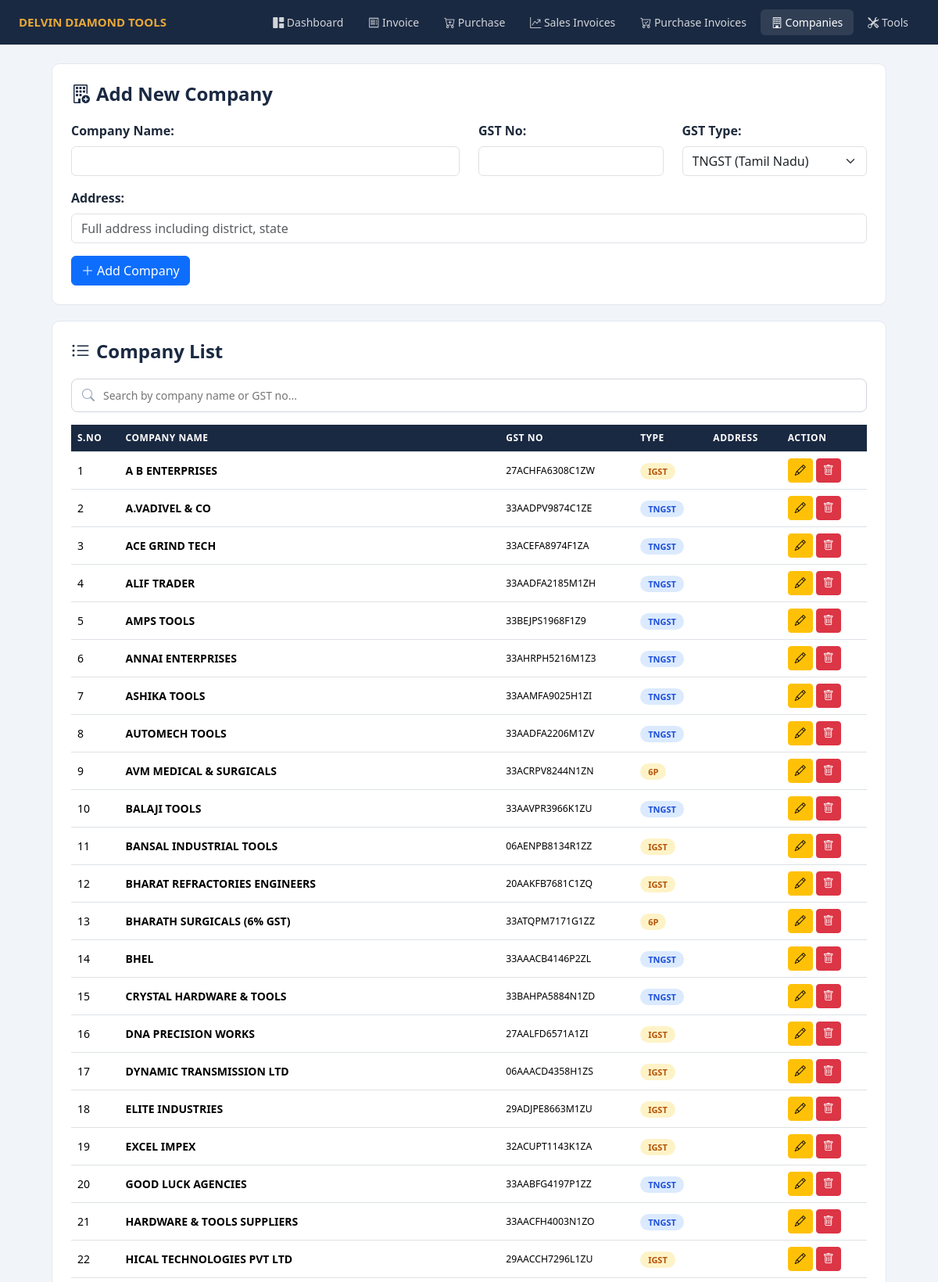
Screenshot of /src/companydata.php (signed in, upper part) with the database file from the repository.
### tables this page shows
CREATE TABLE IF NOT EXISTS `companydata` (
  `id` int(11) NOT NULL AUTO_INCREMENT,
  `companyname` varchar(255) NOT NULL,
  `gstno` varchar(20) NOT NULL,
  `gsttype` varchar(50) NOT NULL,
  `address` varchar(500) DEFAULT '',
  PRIMARY KEY (`id`)
);

### src/companydata.php (the view, shortened to what this page needs)
<?php
include("conn.php");
$sql = "SELECT * FROM companydata ORDER BY companyname";
$result = $conn->query($sql);
?>
<!DOCTYPE html>
<html lang="en">
<head>
    <link href="https://cdn.jsdelivr.net/npm/bootstrap@5.3.3/dist/css/bootstrap.min.css" rel="stylesheet">
    <link href="https://cdn.jsdelivr.net/npm/bootstrap-icons@1.11.3/font/bootstrap-icons.min.css" rel="stylesheet">
</head>
<body>
    <nav class="top-nav">
        <span class="brand">DELVIN DIAMOND TOOLS</span>
        <div class="nav-links">
            <a href="../index.php"><i class="bi bi-grid-1x2-fill"></i> Dashboard</a>
            <a href="../public/create_invoice.php"><i class="bi bi-receipt"></i> Invoice</a>
            <a href="../public/create_purchase.php"><i class="bi bi-cart-plus"></i> Purchase</a>
            <a href="../public/view_invoices.php"><i class="bi bi-graph-up-arrow"></i> Sales Invoices</a>
            <a href="../public/view_purchases.php"><i class="bi bi-cart-check"></i> Purchase Invoices</a>
            <a href="companydata.php" class="active"><i class="bi bi-building"></i> Companies</a>
            <a href="../public/add_tool.php"><i class="bi bi-tools"></i> Tools</a>
        </div>
    </nav>
    <div class="page-wrap">
        <div class="card-box">
            <h4><i class="bi bi-building-add me-2"></i>Add New Company</h4>
            <form method="POST" action="">
                <div class="row">
                    <div class="col-md-6 mb-3">
                        <label for="companyname" class="form-label fw-bold">Company Name:</label>
                        <input type="text" class="form-control" id="companyname" name="companyname" required>
                    </div>
                    <div class="col-md-3 mb-3">
                        <label for="GSTno" class="form-label fw-bold">GST No:</label>
                        <input type="text" class="form-control" id="GSTno" name="GSTno" required>
                    </div>
                    <div class="col-md-3 mb-3">
                        <label for="gsttype" class="form-label fw-bold">GST Type:</label>
                        <select class="form-select" id="gsttype" name="gsttype" required>
                            <option value="tngst">TNGST (Tamil Nadu)</option>
                        </select>
                    </div>
                </div>
                <div class="row">
                    <div class="col-md-12 mb-3">
                        <label for="address" class="form-label fw-bold">Address:</label>
                        <input type="text" class="form-control" id="address" name="address" placeholder="Full address including district, state" required>
                    </div>
                </div>
                <button type="submit" class="btn btn-primary" name="add_record"><i class="bi bi-plus-lg me-1"></i>Add Company</button>
            </form>
        </div>
        <div class="card-box">
            <h4><i class="bi bi-list-ul me-2"></i>Company List</h4>
            <div class="search-box">
                <i class="bi bi-search"></i>
                <input type="text" id="companySearch" placeholder="Search by company name or GST no..." onkeyup="filterCompanies()">
            </div>
            <div class="table-responsive">
                <table class="table table-hover" id="companyTable">
                    <thead>
                        <tr>
                            <th>S.No</th>
                            <th>Company Name</th>
                            <th>GST No</th>
                            <th>Type</th>
                            <th>Address</th>
                            <th>Action</th>
                        </tr>
                    </thead>
                    <tbody>
                        <?php
                        if ($result->num_rows > 0) {
                            $si_no = 1;
                            while ($row = $result->fetch_assoc()) {
                                $badge_class = ($row['gsttype'] === 'tngst') ? 'badge-tngst' : 'badge-igst';
                                echo "<tr>";
                                echo "<td>" . $si_no . "</td>";
                                echo "<td><strong>" . htmlspecialchars($row['companyname']) . "</strong></td>";
                                echo "<td><small>" . htmlspecialchars($row['gstno']) . "</small></td>";
                                echo "<td><span class='" . $badge_class . "'>" . strtoupper(htmlspecialchars($row['gsttype'])) . "</span></td>";
                                echo "<td>" . htmlspecialchars($row['address'] ?? '') . "</td>";
                                echo "<td>";
                                echo "<a href='../public/edit_company.php?id=" . $row['id'] . "' class='btn btn-warning btn-sm me-1'><i class='bi bi-pencil'></i></a>";
                                echo "<form method='POST' action='' style='display:inline-block;'>";
                                echo "<button type='submit' class='btn btn-danger btn-sm' name='delete_record' onclick='return confirm(\"Delete this company?\")'><i class='bi bi-trash'></i></button>";
                                echo "</form>";
                                echo "</td>";
                                echo "</tr>";
                                $si_no++;
                            }
                        } else {
                            echo "<tr><td colspan='6' class='text-center text-muted py-4'>No companies found</td></tr>";
                        }
                        ?>
                    </tbody>
                </table>
            </div>
        </div>
    </div>
</body>
</html>

### src/companydata.php (style rules this page uses)
:root { --primary: #1a2942; --accent: #e8a838; --bg: #f1f5f9; }
body { background: var(--bg); font-family: 'Segoe UI', system-ui, sans-serif; color: #1e293b; }
.top-nav { background: var(--primary); padding: 12px 24px; display: flex; justify-content: space-between; align-items: center; position: relative; }
.top-nav a { color: rgba(255,255,255,0.8); text-decoration: none; font-size: 14px; padding: 6px 14px; border-radius: 6px; transition: all 0.2s; }
.top-nav a:hover, .top-nav a.active { background: rgba(255,255,255,0.1); color: #fff; }
.top-nav .brand { color: var(--accent); font-weight: 700; font-size: 15px; }
.top-nav .nav-links { display: flex; gap: 4px; flex-wrap: wrap; }
.page-wrap { max-width: 1100px; margin: 24px auto; padding: 0 16px; }
.card-box { background: #fff; border-radius: 10px; border: 1px solid #e2e8f0; padding: 24px; margin-bottom: 20px; }
.card-box h4 { font-weight: 700; color: var(--primary); margin-bottom: 20px; }
.table thead th { background: var(--primary); color: #fff; font-size: 12px; text-transform: uppercase; letter-spacing: 0.5px; }
.table tbody td { vertical-align: middle; font-size: 14px; }
.search-box { position: relative; margin-bottom: 16px; }
.search-box input { width: 100%; padding: 10px 16px 10px 40px; border: 1px solid #d1d5db; border-radius: 8px; font-size: 14px; }
.search-box i { position: absolute; left: 14px; top: 50%; transform: translateY(-50%); color: #94a3b8; }
.badge-tngst { background: #dbeafe; color: #1d4ed8; padding: 3px 10px; border-radius: 20px; font-size: 11px; font-weight: 700; }
.badge-igst { background: #fef3c7; color: #b45309; padding: 3px 10px; border-radius: 20px; font-size: 11px; font-weight: 700; }

### rows the page displays
companydata: companyname "A B ENTERPRISES", gstno "27ACHFA6308C1ZW", gsttype "IGST"
companydata: companyname "A.VADIVEL & CO", gstno "33AADPV9874C1ZE", gsttype "TNGST"
companydata: companyname "ACE GRIND TECH", gstno "33ACEFA8974F1ZA", gsttype "TNGST"
companydata: companyname "ALIF TRADER", gstno "33AADFA2185M1ZH", gsttype "TNGST"
companydata: companyname "AMPS TOOLS", gstno "33BEJPS1968F1Z9", gsttype "TNGST"
companydata: companyname "ANNAI ENTERPRISES", gstno "33AHRPH5216M1Z3", gsttype "TNGST"
companydata: companyname "ASHIKA TOOLS", gstno "33AAMFA9025H1ZI", gsttype "TNGST"
companydata: companyname "AUTOMECH TOOLS", gstno "33AADFA2206M1ZV", gsttype "TNGST"
companydata: companyname "AVM MEDICAL & SURGICALS", gstno "33ACRPV8244N1ZN", gsttype "6P"
companydata: companyname "BALAJI TOOLS", gstno "33AAVPR3966K1ZU", gsttype "TNGST"
companydata: companyname "BANSAL INDUSTRIAL TOOLS", gstno "06AENPB8134R1ZZ", gsttype "IGST"
companydata: companyname "BHARAT REFRACTORIES ENGINEERS", gstno "20AAKFB7681C1ZQ", gsttype "IGST"
companydata: companyname "BHARATH SURGICALS (6% GST)", gstno "33ATQPM7171G1ZZ", gsttype "6P"
companydata: companyname "BHEL", gstno "33AAACB4146P2ZL", gsttype "TNGST"
companydata: companyname "CRYSTAL HARDWARE & TOOLS", gstno "33BAHPA5884N1ZD", gsttype "TNGST"
companydata: companyname "DNA PRECISION WORKS", gstno "27AALFD6571A1ZI", gsttype "IGST"
companydata: companyname "DYNAMIC TRANSMISSION LTD", gstno "06AAACD4358H1ZS", gsttype "IGST"
companydata: companyname "ELITE INDUSTRIES", gstno "29ADJPE8663M1ZU", gsttype "IGST"
companydata: companyname "EXCEL IMPEX", gstno "32ACUPT1143K1ZA", gsttype "IGST"
companydata: companyname "GOOD LUCK AGENCIES", gstno "33AABFG4197P1ZZ", gsttype "TNGST"
companydata: companyname "HARDWARE & TOOLS SUPPLIERS", gstno "33AACFH4003N1ZO", gsttype "TNGST"
companydata: companyname "HICAL TECHNOLOGIES PVT LTD", gstno "29AACCH7296L1ZU", gsttype "IGST"
